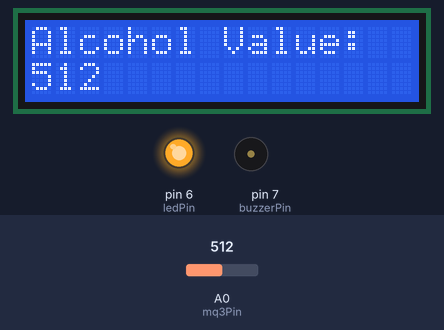
Simulated run of this sketch. Board: Arduino Uno, built with avr-gcc and run on an emulated ATmega328P. On the bench: 16×2 character LCD, output pins drawn as LEDs (lit = HIGH), buzzer (waves = sounding, pin HIGH). The inputs (shaded band) are chosen by the test bench; at power-on: A0 (mq3Pin) = 512.

Above: at 3.2 s.
3.3 s: A0 (mq3Pin) set to 210
At 3.56 s:
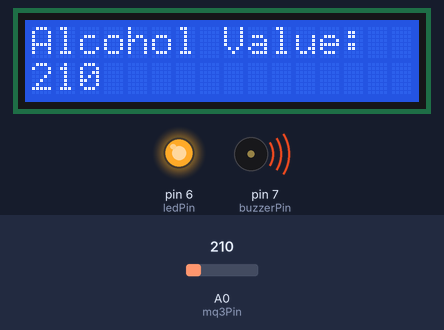
6.6 s: A0 (mq3Pin) set to 190
At 7.7 s:
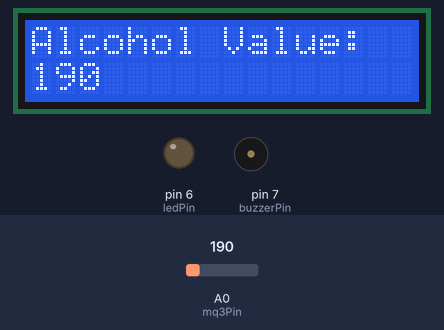
8.1 s: A0 (mq3Pin) set to 122
At 9.5 s:
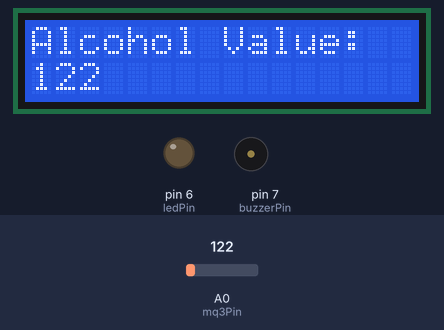
Timing chart, 0 to 11.1 s (numbered marks = the images above; inputs shaded):
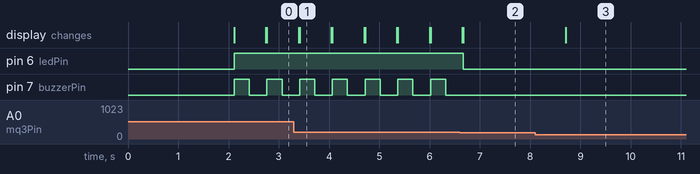

Measured:
- the behaviour switches between 201 and 200 on A0 (mq3Pin) (found by bisection; images 1 and 2)
- after the input at 3.3 s, the display: first differs from a run without the input after 0.11 s (image 1)
- after the input at 6.6 s, pin 6 (ledPin): HIGH → LOW after 0.07 s; pin 7 (buzzerPin): stops changing and stays LOW; the display: first differs from a run without the input after 0.07 s (image 2)
- after the input at 8.1 s, the display: changes after 0.61 s (image 3)
- by itself, pin 7 (buzzerPin): alternates HIGH for 0.30 s and LOW for 0.35 s
- what the display in image 1 shows lasts 0.6 s, from 3.4 s to 4.0 s

The sketch:

alcoholdetector.ino
```cpp
#include <Wire.h>
#include <LiquidCrystal_I2C.h>

LiquidCrystal_I2C lcd(0x27, 16, 2); // I2C LCD at address 0x27

const int mq3Pin = A0;        // MQ-3 analog output
const int ledPin = 6;         // LED pin
const int buzzerPin = 7;      // Buzzer pin

const int alcoholThreshold = 200; // Adjust based on calibration

void setup() {
  lcd.init();
  lcd.backlight();

  pinMode(ledPin, OUTPUT);
  pinMode(buzzerPin, OUTPUT);

  lcd.setCursor(0, 0);
  lcd.print("Alcohol Sensor");
  lcd.setCursor(0, 1);
  lcd.print("Initializing...");
  delay(2000);
}

void loop() {
  int alcoholLevel = analogRead(mq3Pin); // Read raw sensor value

  lcd.clear();
  lcd.setCursor(0, 0);
  lcd.print("Alcohol Value:");
  lcd.setCursor(0, 1);
  lcd.print(alcoholLevel);

  if (alcoholLevel > alcoholThreshold) {
    digitalWrite(ledPin, HIGH);     // Turn on LED

    // Beep effect
    digitalWrite(buzzerPin, HIGH);
    delay(300);
    digitalWrite(buzzerPin, LOW);
    delay(300);

    // Display alert
    lcd.clear();
    lcd.setCursor(0, 0);
    lcd.print("ALERT: Alcohol!");
    lcd.setCursor(0, 1);
    lcd.print("Access Denied");
  } else {
    digitalWrite(ledPin, LOW);      // Turn off LED
    digitalWrite(buzzerPin, LOW);   // Turn off buzzer
    delay(1000);                    // Delay before next reading
  }
}
```
